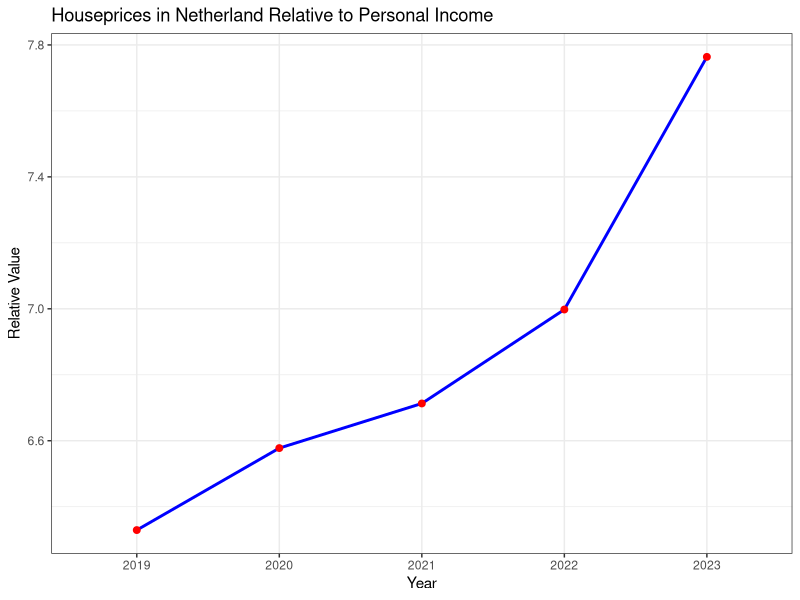
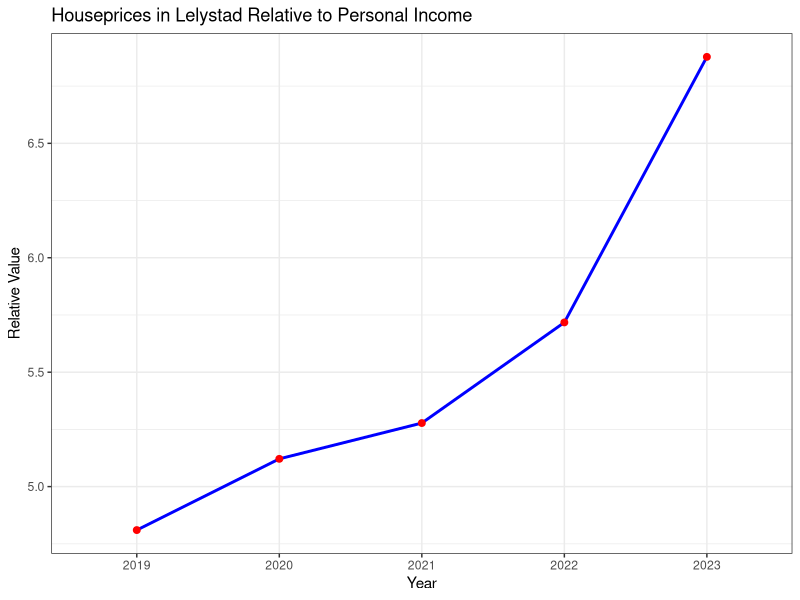
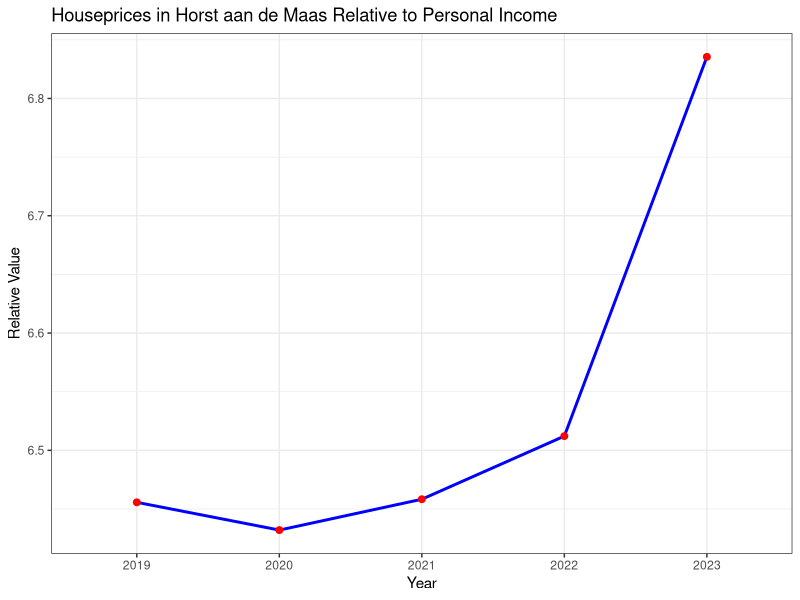
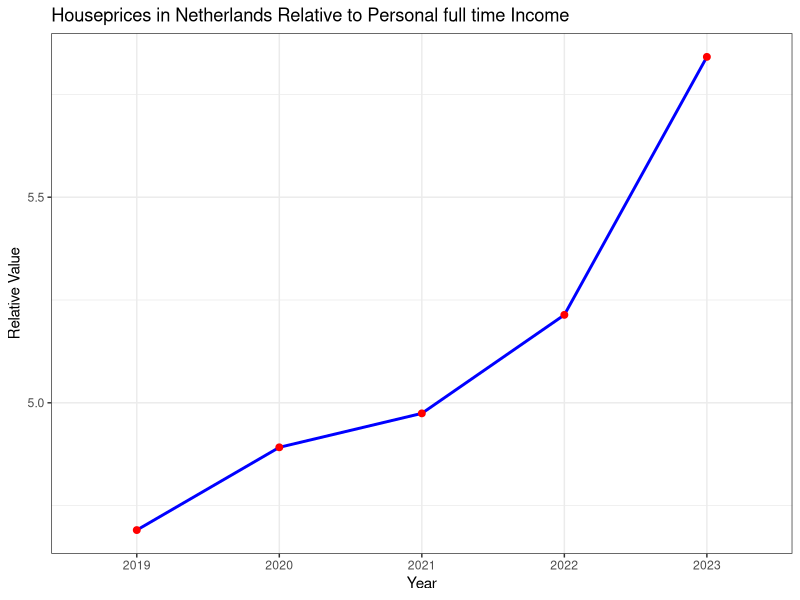

Reproduce these figures in R, in order.
library(ggplot2)
library(tidyverse)

data2 <- read.csv("wozdata.csv")
View(data2)

colnames(data2) <- data2[3, ] # turns the column names in the years
data2 <- data2[-c(1:5), -c(1, 2, 5:7, 9:11, 13:15, 17:19, 21:23)] #verwijdert onnodige columns en rows
data2 <- na.omit(data2)  # Removes all rows that contain NA values
rownames(data2) <- data2[, 1]  # Set row names using the first column
data2 <- data2[, -1]  # Remove the first column if it's no longer needed




data <- read.csv("inkdata.csv")
View(data)

colnames(data) <- data[5, ] # turns the column names in a year
data <- data[-c(1, 2, 3, 4, 5, 6, 11), -c(1, 3, 5, 6, 7, 8, 10, 11, 12, 13, 15, 16, 17, 18, 20, 21, 22, 23, 25, 26, 27, 28)] # cleans up the data set
rownames(data) <- seq_len(nrow(data)) # unnecessary but makes numbers the rows correctly
colnames(data)[6] <- c("2023") #makes the year 2023 instead of 2023*

rownames(data) <- data[, 1]  # Set row names using the first column
data <- data[,-1]  # Remove the first column if it's no longer needed
data <- apply(data, 2, function(x) gsub(",", ".", x)) # replaces every comma into a decimal


data <- rbind(data, data2) # merges the two data sets
data[] <- lapply(data, function(x) as.numeric(as.character(x))) # makes the characters of all the numbers into numeric

new_row <- data[5, ] / data[3,]  # Element-wise division

rownames(new_row) <- "Houseprices in Netherland relative to Avg personal income"

data <- rbind(data[1:4, ], new_row, data[5:nrow(data), ])

# under here is the code to plot the new row 

graph_data <- data.frame(
  Year = colnames(data)[1:5],  # Extract year labels
  Value = as.numeric(data[5, 1:5])  # Convert row values to numeric
)

ggplot(graph_data, aes(x = Year, y = Value, group = 1)) +  # Explicitly set `group = 1`
  geom_line(color = "blue", linewidth = 1) +
  geom_point(color = "red", size = 2) +
  labs(
    title = "Houseprices in Netherland Relative to Personal Income",
    x = "Year",
    y = "Relative Value"
  ) +
  theme_bw()


# code to find out what house prices had the most relative changes
data2[] <- lapply(data2, function(x) as.numeric(as.character(x))) # makes the characters of all the numbers into numeric in the old data2
dif <- c() # give variable dif the value of a vector

for(i in 1:nrow(data2))
{
  dif[i] = data2$"2023"[i] / data2$"2019"[i] # Element division  
}

data2 <- cbind(data2, dif) # add the dif variable to the data2 dataset

slice_max(data2, dif) # finds max relative difference
slice_min(data2, dif) # finds min relative difference

# code to find houseprices relative to income in these places
rownumber_lel <- which(rownames(data) == "Lelystad")
rownumber_hor <- which(rownames(data) == "Horst aan de Maas")
rownumber_lel
rownumber_hor

new_row_lel <- data[178, ] / data[3,]  # Element-wise division
new_row_hor <- data[156, ] / data[3,]  # Element-wise division

rownames(new_row_lel) <- "Houseprices in Lelystad relative to Avg personal income"
rownames(new_row_hor) <- "Houseprices in Horst aan de Maas relative to Avg personal income"

data <- rbind(data[1:5, ], new_row_lel, data[6:nrow(data), ])
data <- rbind(data[1:6, ], new_row_hor, data[7:nrow(data), ])

# under here is the code to plot the new row 

graph_data <- data.frame(
  Year = colnames(data)[1:5],  # Extract year labels
  Value = as.numeric(data[6, 1:5])  # Convert row values to numeric
)

ggplot(graph_data, aes(x = Year, y = Value, group = 1)) +  # Explicitly set `group = 1`
  geom_line(color = "blue", linewidth = 1) +
  geom_point(color = "red", size = 2) +
  labs(
    title = "Houseprices in Lelystad Relative to Personal Income",
    x = "Year",
    y = "Relative Value"
  ) +
  theme_bw()

# under here is the code to plot the new row 

graph_data <- data.frame(
  Year = colnames(data)[1:5],  # Extract year labels
  Value = as.numeric(data[7, 1:5])  # Convert row values to numeric
)

ggplot(graph_data, aes(x = Year, y = Value, group = 1)) +  # Explicitly set `group = 1`
  geom_line(color = "blue", linewidth = 1) +
  geom_point(color = "red", size = 2) +
  labs(
    title = "Houseprices in Horst aan de Maas Relative to Personal Income",
    x = "Year",
    y = "Relative Value"
  ) +
  theme_bw()

voltijd <- read.csv("inkdata.csv")
View(voltijd)

colnames(voltijd) <- voltijd[5, ] # turns the column names in a year
voltijd <- voltijd[-c(1, 2, 3, 4, 5, 6, 11), -c(1, 3, 4, 5, 6, 7, 9, 10, 11, 12, 14, 15, 16, 17, 19, 20, 21, 22, 24, 25, 26, 27)] # cleans up the data set
colnames(voltijd)[6] <- c("2023") #makes the year 2023 instead of 2023*

rownames(voltijd) <- voltijd[, 1]  # Set row names using the first column
voltijd <- voltijd[,-1]  # Remove the first column if it's no longer needed
voltijd <- voltijd[-c(1, 2, 4), ] # cleans up the data set

rownames(voltijd)[1] <- "Werkzame beroepsbevolking met full time jobs|Gemiddeld persoonlijk inkomen"
voltijd[] <- lapply(voltijd, function(x) as.numeric(gsub(",", ".", x)))

data <- data[-c(1, 2, 4), ] # cleans up the data set

data <- rbind(data[1, ], voltijd, data[2:nrow(data), ])

new_row_vol <- data[6, ] / data[2,]  # Element-wise division
rownames(new_row_vol) <- "Houseprices in Netherlands relative to Avg personal full time income"
data <- rbind(data[1:5, ], new_row_vol, data[6:nrow(data), ])

graph_data <- data.frame(
  Year = colnames(data)[1:5],  # Extract year labels
  Value = as.numeric(data[6, 1:5])  # Convert row values to numeric
)

ggplot(graph_data, aes(x = Year, y = Value, group = 1)) +  # Explicitly set `group = 1`
  geom_line(color = "blue", linewidth = 1) +
  geom_point(color = "red", size = 2) +
  labs(
    title = "Houseprices in Netherlands Relative to Personal full time Income",
    x = "Year",
    y = "Relative Value"
  ) +
  theme_bw()
